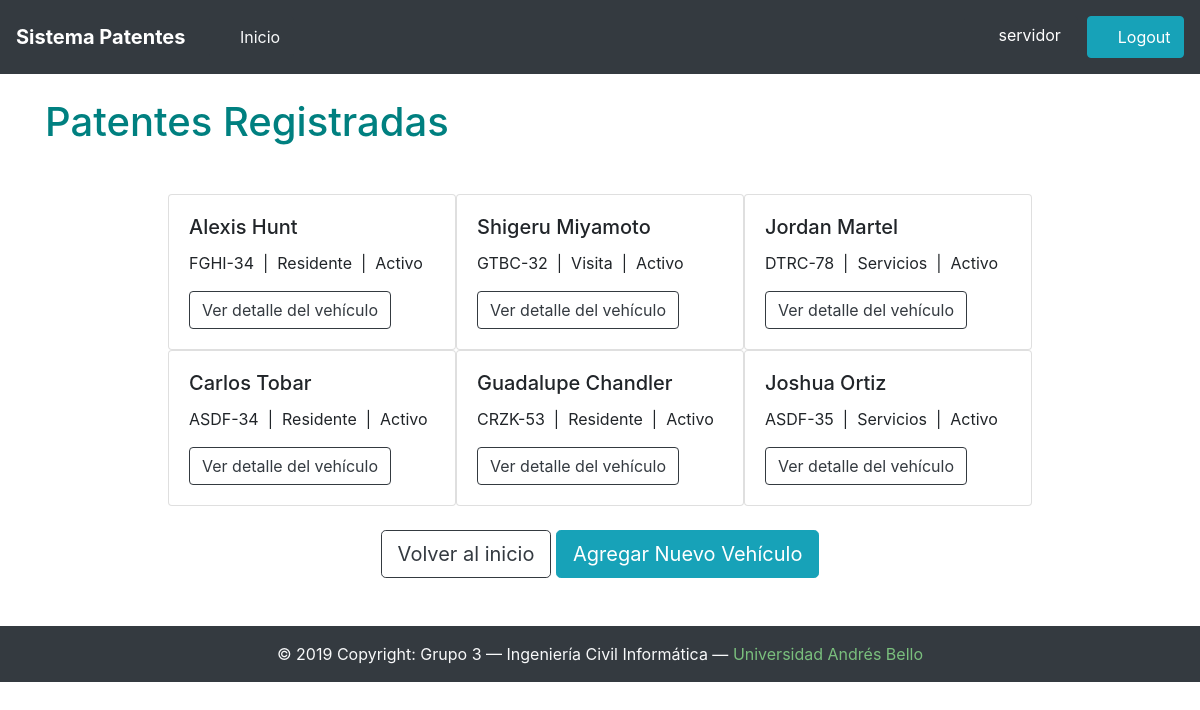
/patentes/ (signed in), run on an earlier commit of the app's database.
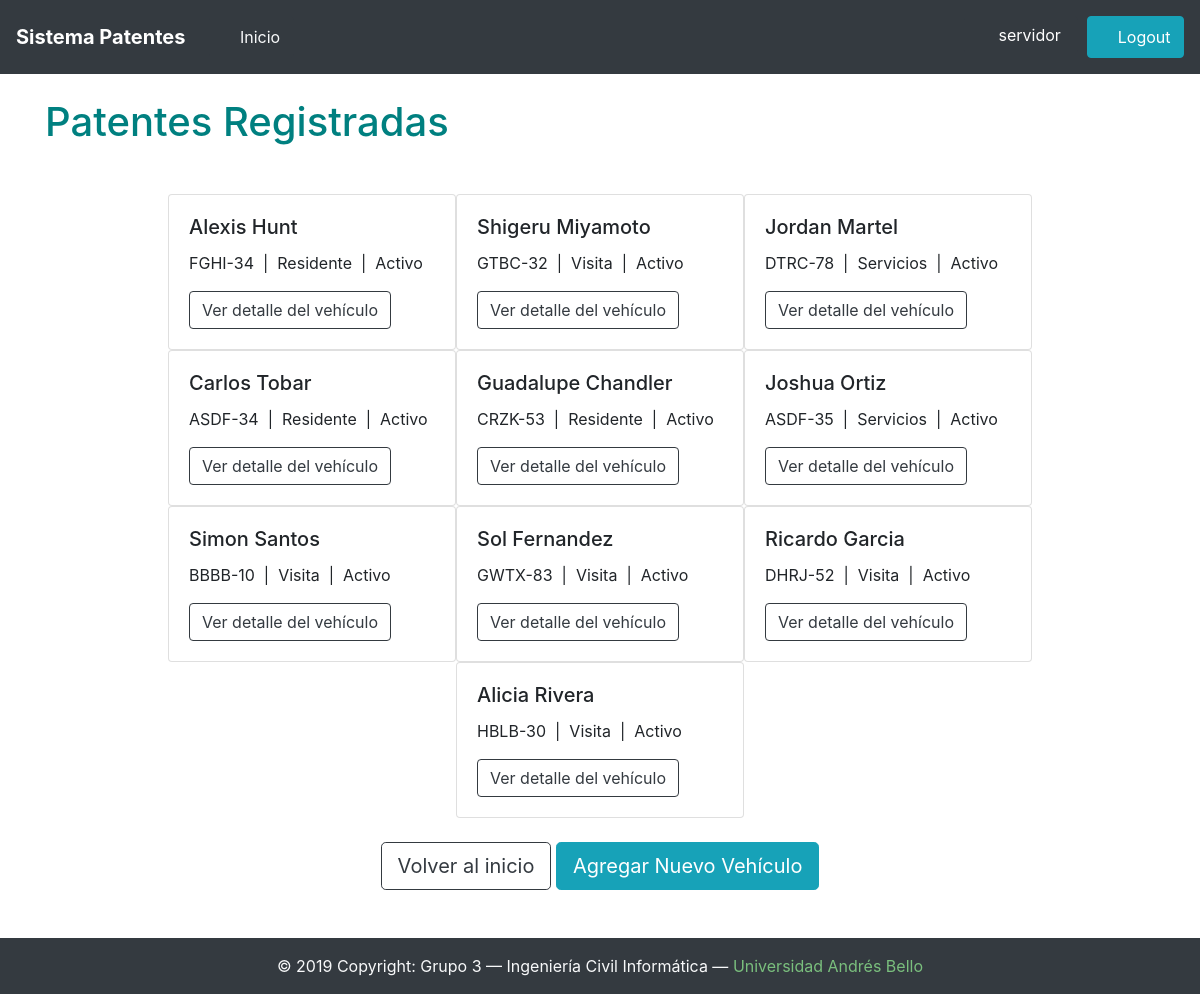
And on a later commit of the database.
### patentes/models.py (models this page shows, shortened)
class Vehiculo(models.Model):
	nombrePersona = models.CharField(max_length=28)
	patente = models.CharField(max_length=7)
	tipo = models.CharField(max_length=9,choices=[('Residente','Residente'),('Visita','Visita'),('Servicios','Servicios')],default='Residente')
	estacionamiento = models.CharField(max_length=10)
	deptoAsociado = models.CharField(max_length=10)
	estado = models.CharField(max_length=10)
	rut = models.CharField(max_length=9)
	email = models.CharField(max_length=28)
	telefono = models.CharField(max_length=12)
	vehiculos = models.Manager()

### patentes/views.py (the view)
# urls.py: re_path(r'^patentes/$', views.HomeVehiculosView.as_view(), name="vehiculos"),
class HomeVehiculosView(LoginRequiredMixin, TemplateView):
	def get(self, request, **kwargs):
		return render(request, 'vehiculos.html', {'vehiculos': Vehiculo.vehiculos.all()})

### patentes/templates/vehiculos.html
{% extends 'base.html' %}
{% block content %}
	<br/>
	<h1>Patentes Registradas</h1>
	<div class="container">
		<div class="row mt-5 justify-content-center">
		{% for vehiculo in vehiculos %}
			<div class="card" style="width: 18rem;">
				<div class="card-body">
					<h5 class="card-title">{{ vehiculo.nombrePersona }}</h5>
					<p class="card-text">{{ vehiculo.patente }}&nbsp;&nbsp;|&nbsp;&nbsp;{{ vehiculo.tipo }}&nbsp;&nbsp;|&nbsp;&nbsp;{{ vehiculo.estado }}</p>
					<a href="/patentes/{{ vehiculo.rut }}/" class="btn btn-outline-dark">Ver detalle del vehículo</a>
				</div>
			</div>
		{% endfor %}
		</div>
		<br/>
		<div style="text-align:center">
			<a class="btn btn-lg btn-outline-dark" href="/" role="button">Volver al inicio</a>
			<a class="btn btn-lg btn-info" href="/patentes/create/" role="button" style="text-align: center">Agregar Nuevo Vehículo</a>
		</div>
		<br/>
		<br/>
	</div>
{% endblock %}

What changed in the data, as far as the page shows it:
added Vehiculo: nombrePersona "Simon Santos", patente "BBBB-10", tipo "Visita", estado "Activo"
added Vehiculo: nombrePersona "Sol Fernandez", patente "GWTX-83", tipo "Visita", estado "Activo"
added Vehiculo: nombrePersona "Ricardo Garcia", patente "DHRJ-52", tipo "Visita", estado "Activo"
added Vehiculo: nombrePersona "Alicia Rivera", patente "HBLB-30", tipo "Visita", estado "Activo"
